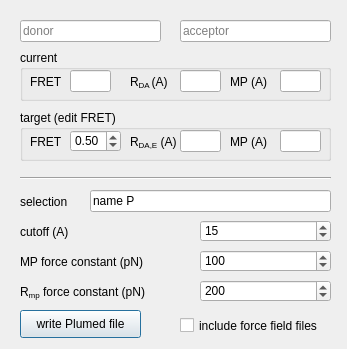
<?xml version="1.0" encoding="UTF-8"?>
<ui version="4.0">
 <class>Dialog</class>
 <widget class="QDialog" name="Dialog">
  <property name="geometry">
   <rect>
    <x>0</x>
    <y>0</y>
    <width>347</width>
    <height>349</height>
   </rect>
  </property>
  <property name="windowTitle">
   <string>Dialog</string>
  </property>
  <widget class="QLineEdit" name="lineEdit_selection">
   <property name="geometry">
    <rect>
     <x>90</x>
     <y>190</y>
     <width>241</width>
     <height>22</height>
    </rect>
   </property>
   <property name="text">
    <string>name P</string>
   </property>
   <property name="readOnly">
    <bool>false</bool>
   </property>
   <property name="placeholderText">
    <string/>
   </property>
   <property name="clearButtonEnabled">
    <bool>false</bool>
   </property>
  </widget>
  <widget class="QLabel" name="label_distForceConst">
   <property name="geometry">
    <rect>
     <x>20</x>
     <y>250</y>
     <width>171</width>
     <height>24</height>
    </rect>
   </property>
   <property name="text">
    <string>MP force constant (pN)</string>
   </property>
  </widget>
  <widget class="QLabel" name="label_selection">
   <property name="geometry">
    <rect>
     <x>20</x>
     <y>190</y>
     <width>91</width>
     <height>24</height>
    </rect>
   </property>
   <property name="text">
    <string>selection</string>
   </property>
  </widget>
  <widget class="QLabel" name="label_cutoff">
   <property name="geometry">
    <rect>
     <x>20</x>
     <y>220</y>
     <width>91</width>
     <height>24</height>
    </rect>
   </property>
   <property name="text">
    <string>cutoff (A)</string>
   </property>
  </widget>
  <widget class="QDoubleSpinBox" name="doubleSpinBox_cutoff">
   <property name="geometry">
    <rect>
     <x>200</x>
     <y>220</y>
     <width>131</width>
     <height>22</height>
    </rect>
   </property>
   <property name="decimals">
    <number>0</number>
   </property>
   <property name="singleStep">
    <double>1.000000000000000</double>
   </property>
   <property name="value">
    <double>15.000000000000000</double>
   </property>
  </widget>
  <widget class="QLabel" name="label_RmpForceConst">
   <property name="geometry">
    <rect>
     <x>20</x>
     <y>280</y>
     <width>171</width>
     <height>24</height>
    </rect>
   </property>
   <property name="text">
    <string>R&lt;sub&gt;mp&lt;/sub&gt; force constant (pN)</string>
   </property>
  </widget>
  <widget class="QSpinBox" name="spinBox_distForceConst">
   <property name="geometry">
    <rect>
     <x>200</x>
     <y>250</y>
     <width>131</width>
     <height>22</height>
    </rect>
   </property>
   <property name="maximum">
    <number>100000</number>
   </property>
   <property name="value">
    <number>100</number>
   </property>
  </widget>
  <widget class="QSpinBox" name="spinBox_RmpForceConst">
   <property name="geometry">
    <rect>
     <x>200</x>
     <y>280</y>
     <width>131</width>
     <height>22</height>
    </rect>
   </property>
   <property name="maximum">
    <number>100000</number>
   </property>
   <property name="value">
    <number>200</number>
   </property>
  </widget>
  <widget class="QPushButton" name="push_writePlumed">
   <property name="geometry">
    <rect>
     <x>20</x>
     <y>310</y>
     <width>121</width>
     <height>28</height>
    </rect>
   </property>
   <property name="text">
    <string>write Plumed file</string>
   </property>
  </widget>
  <widget class="QLineEdit" name="lineEdit_donor">
   <property name="geometry">
    <rect>
     <x>20</x>
     <y>20</y>
     <width>141</width>
     <height>22</height>
    </rect>
   </property>
   <property name="text">
    <string/>
   </property>
   <property name="readOnly">
    <bool>true</bool>
   </property>
   <property name="placeholderText">
    <string>donor</string>
   </property>
   <property name="clearButtonEnabled">
    <bool>false</bool>
   </property>
  </widget>
  <widget class="QLineEdit" name="lineEdit_acceptor">
   <property name="geometry">
    <rect>
     <x>180</x>
     <y>20</y>
     <width>151</width>
     <height>22</height>
    </rect>
   </property>
   <property name="text">
    <string/>
   </property>
   <property name="readOnly">
    <bool>true</bool>
   </property>
   <property name="placeholderText">
    <string>acceptor</string>
   </property>
   <property name="clearButtonEnabled">
    <bool>false</bool>
   </property>
  </widget>
  <widget class="Line" name="line">
   <property name="geometry">
    <rect>
     <x>20</x>
     <y>170</y>
     <width>311</width>
     <height>16</height>
    </rect>
   </property>
   <property name="orientation">
    <enum>Qt::Horizontal</enum>
   </property>
  </widget>
  <widget class="QCheckBox" name="checkBox_includeff">
   <property name="geometry">
    <rect>
     <x>180</x>
     <y>310</y>
     <width>151</width>
     <height>31</height>
    </rect>
   </property>
   <property name="text">
    <string>include force field files</string>
   </property>
  </widget>
  <widget class="QGroupBox" name="groupBox">
   <property name="geometry">
    <rect>
     <x>20</x>
     <y>110</y>
     <width>311</width>
     <height>51</height>
    </rect>
   </property>
   <property name="title">
    <string>target (edit FRET)</string>
   </property>
   <widget class="QLineEdit" name="lineEdit_mpTarget">
    <property name="geometry">
     <rect>
      <x>260</x>
      <y>20</y>
      <width>41</width>
      <height>22</height>
     </rect>
    </property>
    <property name="text">
     <string/>
    </property>
    <property name="readOnly">
     <bool>true</bool>
    </property>
    <property name="placeholderText">
     <string/>
    </property>
    <property name="clearButtonEnabled">
     <bool>false</bool>
    </property>
   </widget>
   <widget class="QLabel" name="label_fretTarget">
    <property name="geometry">
     <rect>
      <x>10</x>
      <y>20</y>
      <width>31</width>
      <height>24</height>
     </rect>
    </property>
    <property name="text">
     <string>FRET</string>
    </property>
   </widget>
   <widget class="QLabel" name="label_mpTarget">
    <property name="geometry">
     <rect>
      <x>210</x>
      <y>20</y>
      <width>51</width>
      <height>24</height>
     </rect>
    </property>
    <property name="text">
     <string>MP (A)</string>
    </property>
   </widget>
   <widget class="QLineEdit" name="lineEdit_rdaTarget">
    <property name="geometry">
     <rect>
      <x>160</x>
      <y>20</y>
      <width>41</width>
      <height>22</height>
     </rect>
    </property>
    <property name="autoFillBackground">
     <bool>false</bool>
    </property>
    <property name="text">
     <string/>
    </property>
    <property name="readOnly">
     <bool>true</bool>
    </property>
    <property name="placeholderText">
     <string/>
    </property>
    <property name="clearButtonEnabled">
     <bool>false</bool>
    </property>
   </widget>
   <widget class="QLabel" name="label_rdaTarget">
    <property name="geometry">
     <rect>
      <x>110</x>
      <y>20</y>
      <width>51</width>
      <height>24</height>
     </rect>
    </property>
    <property name="text">
     <string>&lt;html&gt;&lt;head/&gt;&lt;body&gt;&lt;p&gt;R&lt;span style=&quot; vertical-align:sub;&quot;&gt;DA,E&lt;/span&gt; (A)&lt;/p&gt;&lt;/body&gt;&lt;/html&gt;</string>
    </property>
   </widget>
   <widget class="QDoubleSpinBox" name="doubleSpinBox_fretTarget">
    <property name="geometry">
     <rect>
      <x>50</x>
      <y>20</y>
      <width>51</width>
      <height>22</height>
     </rect>
    </property>
    <property name="decimals">
     <number>2</number>
    </property>
    <property name="minimum">
     <double>0.010000000000000</double>
    </property>
    <property name="maximum">
     <double>0.990000000000000</double>
    </property>
    <property name="singleStep">
     <double>0.010000000000000</double>
    </property>
    <property name="value">
     <double>0.500000000000000</double>
    </property>
   </widget>
  </widget>
  <widget class="QGroupBox" name="groupBox_2">
   <property name="geometry">
    <rect>
     <x>20</x>
     <y>50</y>
     <width>311</width>
     <height>51</height>
    </rect>
   </property>
   <property name="title">
    <string>current</string>
   </property>
   <widget class="QLineEdit" name="lineEdit_mpValue">
    <property name="geometry">
     <rect>
      <x>260</x>
      <y>20</y>
      <width>41</width>
      <height>22</height>
     </rect>
    </property>
    <property name="text">
     <string/>
    </property>
    <property name="readOnly">
     <bool>true</bool>
    </property>
    <property name="placeholderText">
     <string/>
    </property>
    <property name="clearButtonEnabled">
     <bool>false</bool>
    </property>
   </widget>
   <widget class="QLineEdit" name="lineEdit_fretValue">
    <property name="geometry">
     <rect>
      <x>50</x>
      <y>20</y>
      <width>41</width>
      <height>22</height>
     </rect>
    </property>
    <property name="text">
     <string/>
    </property>
    <property name="readOnly">
     <bool>true</bool>
    </property>
    <property name="placeholderText">
     <string/>
    </property>
    <property name="clearButtonEnabled">
     <bool>false</bool>
    </property>
   </widget>
   <widget class="QLabel" name="label_fretValue">
    <property name="geometry">
     <rect>
      <x>10</x>
      <y>20</y>
      <width>31</width>
      <height>24</height>
     </rect>
    </property>
    <property name="text">
     <string>FRET</string>
    </property>
   </widget>
   <widget class="QLabel" name="label_mpValue">
    <property name="geometry">
     <rect>
      <x>210</x>
      <y>20</y>
      <width>51</width>
      <height>24</height>
     </rect>
    </property>
    <property name="text">
     <string>MP (A)</string>
    </property>
   </widget>
   <widget class="QLabel" name="label_rdaValue">
    <property name="geometry">
     <rect>
      <x>110</x>
      <y>20</y>
      <width>51</width>
      <height>24</height>
     </rect>
    </property>
    <property name="text">
     <string>&lt;html&gt;&lt;head/&gt;&lt;body&gt;&lt;p&gt;R&lt;span style=&quot; vertical-align:sub;&quot;&gt;DA &lt;/span&gt;(A)&lt;/p&gt;&lt;/body&gt;&lt;/html&gt;</string>
    </property>
   </widget>
   <widget class="QLineEdit" name="lineEdit_rdaValue">
    <property name="geometry">
     <rect>
      <x>160</x>
      <y>20</y>
      <width>41</width>
      <height>22</height>
     </rect>
    </property>
    <property name="text">
     <string/>
    </property>
    <property name="readOnly">
     <bool>true</bool>
    </property>
    <property name="placeholderText">
     <string/>
    </property>
    <property name="clearButtonEnabled">
     <bool>false</bool>
    </property>
   </widget>
  </widget>
 </widget>
 <resources/>
 <connections/>
</ui>
